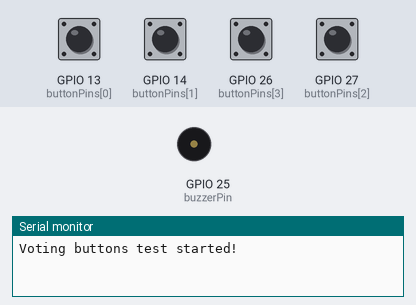
Bench run of a sketch on a simulated ESP32. Shown: buzzer (waves = sounding, pin HIGH), the last lines printed to the serial monitor. Inputs (shaded band) come from the test bench; at power-on: GPIO 13 (buttonPins[0]), GPIO 14 (buttonPins[1]), GPIO 26 (buttonPins[3]), GPIO 27 (buttonPins[2]) LOW.

Above: at 1.2 s.
1.3 s: GPIO 13 (buttonPins[0]) pulled HIGH for 0.15 s
At 1.4 s:
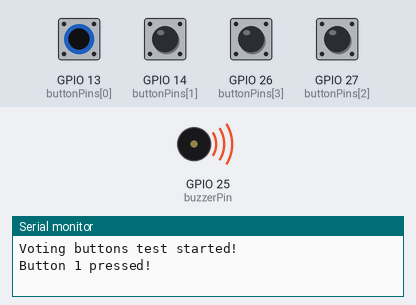
Timing chart, 0 to 4.3 s (numbered marks = the images above; inputs shaded):
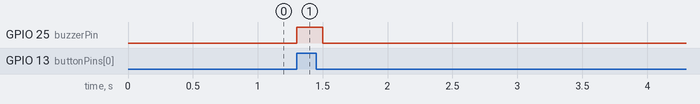

The sketch:

voting_hardware_test.ino
```cpp
// ----------------------------
// ESP32 Voting Buttons + Buzzer Test
// ----------------------------

// Pin definitions
const int buttonPins[4] = {13, 14, 27, 26}; // Buttons 1–4
const int buzzerPin = 25;                   // Buzzer

// Variables to store button states
int buttonState[4] = {0, 0, 0, 0};
int lastButtonState[4] = {0, 0, 0, 0};

void setup() {
  Serial.begin(115200);                     // Serial monitor for debugging

  // Set button pins as INPUT_PULLDOWN
  for(int i = 0; i < 4; i++){
    pinMode(buttonPins[i], INPUT_PULLDOWN);
  }

  pinMode(buzzerPin, OUTPUT);               // Buzzer as output
  digitalWrite(buzzerPin, LOW);             // Keep buzzer off initially

  Serial.println("Voting buttons test started!");
}

void loop() {
  for(int i = 0; i < 4; i++){
    buttonState[i] = digitalRead(buttonPins[i]);

    // Detect button press (LOW → HIGH)
    if(buttonState[i] == HIGH && lastButtonState[i] == LOW){
      Serial.print("Button ");
      Serial.print(i+1);
      Serial.println(" pressed!");

      // Buzz briefly
      digitalWrite(buzzerPin, HIGH);
      delay(200);            // 200ms beep
      digitalWrite(buzzerPin, LOW);
    }

    lastButtonState[i] = buttonState[i];
  }
}
```

Measured:
- after the input at 1.3 s, GPIO 25 (buzzerPin): LOW → HIGH at once, → LOW 0.20 s later
